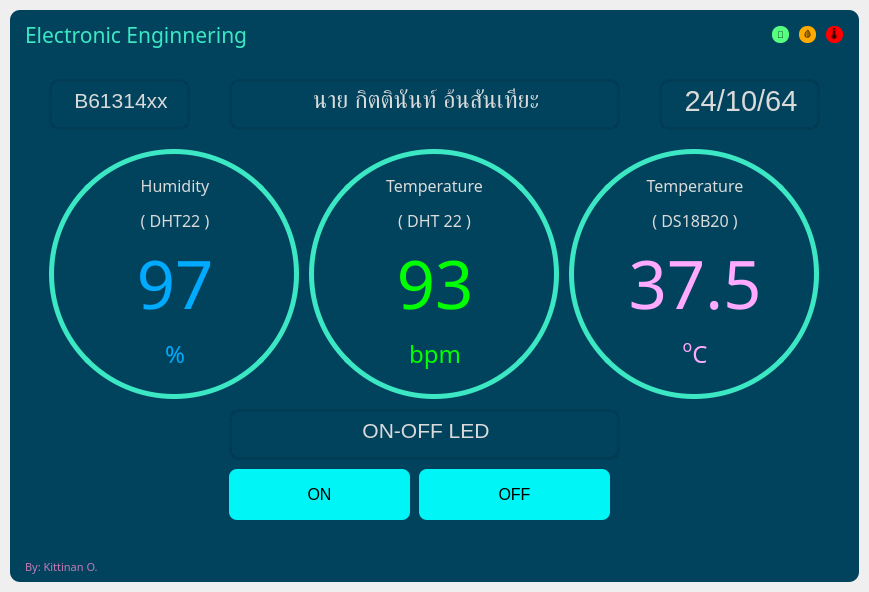
<?xml version="1.0" encoding="UTF-8"?>
<ui version="4.0">
 <class>MainWindow</class>
 <widget class="QMainWindow" name="MainWindow">
  <property name="geometry">
   <rect>
    <x>0</x>
    <y>0</y>
    <width>869</width>
    <height>592</height>
   </rect>
  </property>
  <property name="windowTitle">
   <string>MainWindow</string>
  </property>
  <widget class="QWidget" name="central">
   <layout class="QVBoxLayout" name="drop_Shadow_layout">
    <property name="spacing">
     <number>0</number>
    </property>
    <property name="leftMargin">
     <number>10</number>
    </property>
    <property name="topMargin">
     <number>10</number>
    </property>
    <property name="rightMargin">
     <number>10</number>
    </property>
    <property name="bottomMargin">
     <number>10</number>
    </property>
    <item>
     <widget class="QFrame" name="drop_frame">
      <property name="styleSheet">
       <string notr="true">background-color: rgb(1, 67, 93);
border-radius: 10px;</string>
      </property>
      <property name="frameShape">
       <enum>QFrame::NoFrame</enum>
      </property>
      <property name="frameShadow">
       <enum>QFrame::Raised</enum>
      </property>
      <layout class="QVBoxLayout" name="verticalLayout">
       <property name="spacing">
        <number>0</number>
       </property>
       <property name="leftMargin">
        <number>0</number>
       </property>
       <property name="topMargin">
        <number>0</number>
       </property>
       <property name="rightMargin">
        <number>0</number>
       </property>
       <property name="bottomMargin">
        <number>0</number>
       </property>
       <item>
        <widget class="QFrame" name="title_bar">
         <property name="maximumSize">
          <size>
           <width>16777215</width>
           <height>50</height>
          </size>
         </property>
         <property name="styleSheet">
          <string notr="true">background-color: none;</string>
         </property>
         <property name="frameShape">
          <enum>QFrame::NoFrame</enum>
         </property>
         <property name="frameShadow">
          <enum>QFrame::Raised</enum>
         </property>
         <layout class="QHBoxLayout" name="horizontalLayout">
          <property name="spacing">
           <number>0</number>
          </property>
          <property name="leftMargin">
           <number>0</number>
          </property>
          <property name="topMargin">
           <number>0</number>
          </property>
          <property name="rightMargin">
           <number>0</number>
          </property>
          <property name="bottomMargin">
           <number>0</number>
          </property>
          <item>
           <widget class="QFrame" name="frame_title">
            <property name="maximumSize">
             <size>
              <width>16777215</width>
              <height>16777215</height>
             </size>
            </property>
            <property name="font">
             <font>
              <family>Romantic</family>
              <pointsize>14</pointsize>
             </font>
            </property>
            <property name="frameShape">
             <enum>QFrame::StyledPanel</enum>
            </property>
            <property name="frameShadow">
             <enum>QFrame::Raised</enum>
            </property>
            <layout class="QVBoxLayout" name="verticalLayout_2">
             <property name="spacing">
              <number>0</number>
             </property>
             <property name="leftMargin">
              <number>15</number>
             </property>
             <property name="topMargin">
              <number>0</number>
             </property>
             <property name="rightMargin">
              <number>0</number>
             </property>
             <property name="bottomMargin">
              <number>0</number>
             </property>
             <item>
              <widget class="QLabel" name="label_title">
               <property name="minimumSize">
                <size>
                 <width>0</width>
                 <height>50</height>
                </size>
               </property>
               <property name="font">
                <font>
                 <family>TH Baijam</family>
                 <pointsize>16</pointsize>
                </font>
               </property>
               <property name="styleSheet">
                <string notr="true">color: rgb(60, 231, 195);</string>
               </property>
               <property name="text">
                <string>&lt;html&gt;&lt;head/&gt;&lt;body&gt;&lt;p&gt;Electronic Enginnering&lt;/p&gt;&lt;/body&gt;&lt;/html&gt;</string>
               </property>
               <property name="scaledContents">
                <bool>false</bool>
               </property>
               <property name="alignment">
                <set>Qt::AlignLeading|Qt::AlignLeft|Qt::AlignVCenter</set>
               </property>
              </widget>
             </item>
            </layout>
           </widget>
          </item>
          <item>
           <widget class="QFrame" name="frame_btns">
            <property name="maximumSize">
             <size>
              <width>100</width>
              <height>16777215</height>
             </size>
            </property>
            <property name="frameShape">
             <enum>QFrame::StyledPanel</enum>
            </property>
            <property name="frameShadow">
             <enum>QFrame::Raised</enum>
            </property>
            <layout class="QHBoxLayout" name="horizontalLayout_3">
             <item>
              <widget class="QPushButton" name="btn_maximize">
               <property name="minimumSize">
                <size>
                 <width>16</width>
                 <height>16</height>
                </size>
               </property>
               <property name="maximumSize">
                <size>
                 <width>17</width>
                 <height>17</height>
                </size>
               </property>
               <property name="sizeIncrement">
                <size>
                 <width>0</width>
                 <height>0</height>
                </size>
               </property>
               <property name="font">
                <font>
                 <pointsize>7</pointsize>
                </font>
               </property>
               <property name="styleSheet">
                <string notr="true">QPushButton{
	border:none;
	border-radius: 8px;
	background-color: rgb(85, 255, 127);
}
QPushButton:hover {
	background-color: rgb(85, 255, 127,150);
}</string>
               </property>
               <property name="text">
                <string>💓</string>
               </property>
              </widget>
             </item>
             <item>
              <widget class="QPushButton" name="btn_minimize">
               <property name="minimumSize">
                <size>
                 <width>16</width>
                 <height>16</height>
                </size>
               </property>
               <property name="maximumSize">
                <size>
                 <width>17</width>
                 <height>17</height>
                </size>
               </property>
               <property name="sizeIncrement">
                <size>
                 <width>0</width>
                 <height>0</height>
                </size>
               </property>
               <property name="font">
                <font>
                 <pointsize>7</pointsize>
                </font>
               </property>
               <property name="styleSheet">
                <string notr="true">QPushButton{
	border:none;
	border-radius: 8px;
	background-color: rgb(255, 170, 0);
}
QPushButton:hover {
	background-color: rgb(255, 170, 0,150);
}</string>
               </property>
               <property name="text">
                <string>🩸</string>
               </property>
              </widget>
             </item>
             <item>
              <widget class="QPushButton" name="btn_close">
               <property name="minimumSize">
                <size>
                 <width>16</width>
                 <height>16</height>
                </size>
               </property>
               <property name="maximumSize">
                <size>
                 <width>17</width>
                 <height>17</height>
                </size>
               </property>
               <property name="sizeIncrement">
                <size>
                 <width>0</width>
                 <height>0</height>
                </size>
               </property>
               <property name="font">
                <font>
                 <pointsize>7</pointsize>
                </font>
               </property>
               <property name="styleSheet">
                <string notr="true">QPushButton{
	border:none;
	border-radius: 8px;
	background-color: rgb(255, 0, 0);
}
QPushButton:hover {
	background-color: rgb(255, 0, 0,150);
}</string>
               </property>
               <property name="text">
                <string>🌡</string>
               </property>
              </widget>
             </item>
            </layout>
           </widget>
          </item>
         </layout>
        </widget>
       </item>
       <item>
        <widget class="QFrame" name="content">
         <property name="maximumSize">
          <size>
           <width>16777215</width>
           <height>16777215</height>
          </size>
         </property>
         <property name="styleSheet">
          <string notr="true">background-color: none;</string>
         </property>
         <property name="frameShape">
          <enum>QFrame::StyledPanel</enum>
         </property>
         <property name="frameShadow">
          <enum>QFrame::Raised</enum>
         </property>
         <layout class="QVBoxLayout" name="verticalLayout_4">
          <item>
           <widget class="QStackedWidget" name="stackedWidget">
            <property name="styleSheet">
             <string notr="true">backgroud-color: none;</string>
            </property>
            <property name="currentIndex">
             <number>0</number>
            </property>
            <widget class="QWidget" name="page_home">
             <layout class="QVBoxLayout" name="verticalLayout_5">
              <property name="spacing">
               <number>0</number>
              </property>
              <property name="leftMargin">
               <number>0</number>
              </property>
              <property name="topMargin">
               <number>0</number>
              </property>
              <property name="rightMargin">
               <number>0</number>
              </property>
              <property name="bottomMargin">
               <number>0</number>
              </property>
              <item>
               <widget class="QFrame" name="frame_content_home">
                <property name="frameShape">
                 <enum>QFrame::StyledPanel</enum>
                </property>
                <property name="frameShadow">
                 <enum>QFrame::Raised</enum>
                </property>
                <widget class="QFrame" name="frame_circle_1">
                 <property name="geometry">
                  <rect>
                   <x>30</x>
                   <y>80</y>
                   <width>250</width>
                   <height>250</height>
                  </rect>
                 </property>
                 <property name="minimumSize">
                  <size>
                   <width>250</width>
                   <height>250</height>
                  </size>
                 </property>
                 <property name="styleSheet">
                  <string notr="true">QFrame{
	border-radius: 125px;
	border: 5px solid rgb(60,231,195)
}
QFrame:hover{
	border: 5px solid rgb(105,95,148)
}</string>
                 </property>
                 <property name="frameShape">
                  <enum>QFrame::StyledPanel</enum>
                 </property>
                 <property name="frameShadow">
                  <enum>QFrame::Raised</enum>
                 </property>
                 <layout class="QVBoxLayout" name="verticalLayout_6">
                  <property name="spacing">
                   <number>5</number>
                  </property>
                  <property name="leftMargin">
                   <number>11</number>
                  </property>
                  <property name="topMargin">
                   <number>20</number>
                  </property>
                  <property name="bottomMargin">
                   <number>20</number>
                  </property>
                  <item alignment="Qt::AlignHCenter">
                   <widget class="QLabel" name="label">
                    <property name="sizeIncrement">
                     <size>
                      <width>0</width>
                      <height>0</height>
                     </size>
                    </property>
                    <property name="font">
                     <font>
                      <family>Segoe UI Semibold</family>
                      <pointsize>12</pointsize>
                     </font>
                    </property>
                    <property name="styleSheet">
                     <string notr="true">border: none;
color: rgb(218, 218, 218);</string>
                    </property>
                    <property name="text">
                     <string>&lt;html&gt;&lt;head/&gt;&lt;body&gt;&lt;p&gt;Humidity&lt;/p&gt;&lt;p&gt;( DHT22 )&lt;/p&gt;&lt;/body&gt;&lt;/html&gt;</string>
                    </property>
                    <property name="alignment">
                     <set>Qt::AlignCenter</set>
                    </property>
                   </widget>
                  </item>
                  <item>
                   <widget class="QLabel" name="humid">
                    <property name="sizeIncrement">
                     <size>
                      <width>0</width>
                      <height>0</height>
                     </size>
                    </property>
                    <property name="font">
                     <font>
                      <family>Swis721 LtCn BT</family>
                      <pointsize>50</pointsize>
                     </font>
                    </property>
                    <property name="styleSheet">
                     <string notr="true">border: none;
color: rgb(0, 170, 255);</string>
                    </property>
                    <property name="text">
                     <string>97</string>
                    </property>
                    <property name="alignment">
                     <set>Qt::AlignCenter</set>
                    </property>
                   </widget>
                  </item>
                  <item alignment="Qt::AlignHCenter">
                   <widget class="QLabel" name="label_3">
                    <property name="sizeIncrement">
                     <size>
                      <width>0</width>
                      <height>0</height>
                     </size>
                    </property>
                    <property name="font">
                     <font>
                      <family>Segoe UI Semibold</family>
                      <pointsize>18</pointsize>
                     </font>
                    </property>
                    <property name="styleSheet">
                     <string notr="true">border: none;
color: rgb(0, 170, 255);</string>
                    </property>
                    <property name="text">
                     <string>%</string>
                    </property>
                    <property name="alignment">
                     <set>Qt::AlignCenter</set>
                    </property>
                   </widget>
                  </item>
                 </layout>
                </widget>
                <widget class="QFrame" name="frame_circle_2">
                 <property name="geometry">
                  <rect>
                   <x>290</x>
                   <y>80</y>
                   <width>250</width>
                   <height>250</height>
                  </rect>
                 </property>
                 <property name="minimumSize">
                  <size>
                   <width>250</width>
                   <height>250</height>
                  </size>
                 </property>
                 <property name="styleSheet">
                  <string notr="true">QFrame{
	border-radius: 125px;
	border: 5px solid rgb(60,231,195)
}
QFrame:hover{
	border: 5px solid rgb(105,95,148)
}</string>
                 </property>
                 <property name="frameShape">
                  <enum>QFrame::StyledPanel</enum>
                 </property>
                 <property name="frameShadow">
                  <enum>QFrame::Raised</enum>
                 </property>
                 <layout class="QVBoxLayout" name="verticalLayout_7">
                  <property name="spacing">
                   <number>5</number>
                  </property>
                  <property name="leftMargin">
                   <number>11</number>
                  </property>
                  <property name="topMargin">
                   <number>20</number>
                  </property>
                  <property name="bottomMargin">
                   <number>20</number>
                  </property>
                  <item alignment="Qt::AlignHCenter">
                   <widget class="QLabel" name="label_5">
                    <property name="sizeIncrement">
                     <size>
                      <width>0</width>
                      <height>0</height>
                     </size>
                    </property>
                    <property name="font">
                     <font>
                      <family>Segoe UI Semibold</family>
                      <pointsize>12</pointsize>
                     </font>
                    </property>
                    <property name="styleSheet">
                     <string notr="true">border: none;
color: rgb(218, 218, 218);</string>
                    </property>
                    <property name="text">
                     <string>&lt;html&gt;&lt;head/&gt;&lt;body&gt;&lt;p&gt;Temperature&lt;/p&gt;&lt;p&gt;( DHT 22 )&lt;/p&gt;&lt;/body&gt;&lt;/html&gt;</string>
                    </property>
                    <property name="alignment">
                     <set>Qt::AlignCenter</set>
                    </property>
                   </widget>
                  </item>
                  <item>
                   <widget class="QLabel" name="label_6">
                    <property name="sizeIncrement">
                     <size>
                      <width>0</width>
                      <height>0</height>
                     </size>
                    </property>
                    <property name="font">
                     <font>
                      <family>Swis721 LtCn BT</family>
                      <pointsize>50</pointsize>
                     </font>
                    </property>
                    <property name="styleSheet">
                     <string notr="true">border: none;
color: rgb(0, 255, 0);</string>
                    </property>
                    <property name="text">
                     <string>93</string>
                    </property>
                    <property name="alignment">
                     <set>Qt::AlignCenter</set>
                    </property>
                   </widget>
                  </item>
                  <item>
                   <widget class="QLabel" name="label_7">
                    <property name="sizeIncrement">
                     <size>
                      <width>0</width>
                      <height>0</height>
                     </size>
                    </property>
                    <property name="font">
                     <font>
                      <family>Romantic</family>
                      <pointsize>18</pointsize>
                     </font>
                    </property>
                    <property name="styleSheet">
                     <string notr="true">border: none;
color: rgb(0, 255, 0);</string>
                    </property>
                    <property name="text">
                     <string>bpm</string>
                    </property>
                    <property name="alignment">
                     <set>Qt::AlignCenter</set>
                    </property>
                   </widget>
                  </item>
                 </layout>
                </widget>
                <widget class="QFrame" name="frame_circle_3">
                 <property name="geometry">
                  <rect>
                   <x>550</x>
                   <y>80</y>
                   <width>250</width>
                   <height>250</height>
                  </rect>
                 </property>
                 <property name="minimumSize">
                  <size>
                   <width>250</width>
                   <height>250</height>
                  </size>
                 </property>
                 <property name="styleSheet">
                  <string notr="true">QFrame{
	border-radius: 125px;
	border: 5px solid rgb(60,231,195)
}
QFrame:hover{
	border: 5px solid rgb(105,95,148)
}</string>
                 </property>
                 <property name="frameShape">
                  <enum>QFrame::StyledPanel</enum>
                 </property>
                 <property name="frameShadow">
                  <enum>QFrame::Raised</enum>
                 </property>
                 <layout class="QVBoxLayout" name="verticalLayout_8">
                  <property name="spacing">
                   <number>5</number>
                  </property>
                  <property name="leftMargin">
                   <number>11</number>
                  </property>
                  <property name="topMargin">
                   <number>20</number>
                  </property>
                  <property name="bottomMargin">
                   <number>20</number>
                  </property>
                  <item>
                   <widget class="QLabel" name="label_9">
                    <property name="sizeIncrement">
                     <size>
                      <width>0</width>
                      <height>0</height>
                     </size>
                    </property>
                    <property name="font">
                     <font>
                      <family>Segoe UI Semibold</family>
                      <pointsize>12</pointsize>
                     </font>
                    </property>
                    <property name="styleSheet">
                     <string notr="true">border: none;
color: rgb(218, 218, 218);</string>
                    </property>
                    <property name="text">
                     <string>&lt;html&gt;&lt;head/&gt;&lt;body&gt;&lt;p&gt;Temperature&lt;/p&gt;&lt;p&gt;( DS18B20 )&lt;/p&gt;&lt;/body&gt;&lt;/html&gt;</string>
                    </property>
                    <property name="alignment">
                     <set>Qt::AlignCenter</set>
                    </property>
                   </widget>
                  </item>
                  <item>
                   <widget class="QLabel" name="TempDS">
                    <property name="sizeIncrement">
                     <size>
                      <width>0</width>
                      <height>0</height>
                     </size>
                    </property>
                    <property name="font">
                     <font>
                      <family>Swis721 LtCn BT</family>
                      <pointsize>50</pointsize>
                     </font>
                    </property>
                    <property name="styleSheet">
                     <string notr="true">border: none;
color: rgb(255, 170, 255);</string>
                    </property>
                    <property name="text">
                     <string>37.5</string>
                    </property>
                    <property name="alignment">
                     <set>Qt::AlignCenter</set>
                    </property>
                   </widget>
                  </item>
                  <item>
                   <widget class="QLabel" name="label_11">
                    <property name="sizeIncrement">
                     <size>
                      <width>0</width>
                      <height>0</height>
                     </size>
                    </property>
                    <property name="font">
                     <font>
                      <family>Segoe UI Semibold</family>
                      <pointsize>18</pointsize>
                     </font>
                    </property>
                    <property name="styleSheet">
                     <string notr="true">border: none;
color: rgb(255, 170, 255);</string>
                    </property>
                    <property name="text">
                     <string>&lt;html&gt;&lt;head/&gt;&lt;body&gt;&lt;p&gt;&lt;span style=&quot; vertical-align:super;&quot;&gt;o&lt;/span&gt;C&lt;/p&gt;&lt;/body&gt;&lt;/html&gt;</string>
                    </property>
                    <property name="alignment">
                     <set>Qt::AlignCenter</set>
                    </property>
                   </widget>
                  </item>
                 </layout>
                </widget>
                <widget class="QPushButton" name="onsw">
                 <property name="geometry">
                  <rect>
                   <x>210</x>
                   <y>400</y>
                   <width>181</width>
                   <height>51</height>
                  </rect>
                 </property>
                 <property name="font">
                  <font>
                   <pointsize>12</pointsize>
                  </font>
                 </property>
                 <property name="styleSheet">
                  <string notr="true">QPushButton{
	border:none;
	border-radius: 8px;
	background-color: rgb(0, 246, 246);
}
QPushButton:hover {
	background-color: rgb(0, 246, 246,150);
}</string>
                 </property>
                 <property name="text">
                  <string>ON</string>
                 </property>
                </widget>
                <widget class="QLabel" name="label_18">
                 <property name="geometry">
                  <rect>
                   <x>210</x>
                   <y>10</y>
                   <width>391</width>
                   <height>51</height>
                  </rect>
                 </property>
                 <property name="styleSheet">
                  <string notr="true">background-color:rgba(0,0,0,0);
border:3px solid rgba(0,0,0,20);
color: rgb(218, 218, 218);
padding-bottom:7px</string>
                 </property>
                 <property name="text">
                  <string>&lt;html&gt;&lt;head/&gt;&lt;body&gt;&lt;p align=&quot;center&quot;&gt;&lt;span style=&quot; font-size:18pt;&quot;&gt;นาย กิตตินันท์ อ้นสันเทียะ&lt;/span&gt;&lt;/p&gt;&lt;/body&gt;&lt;/html&gt;</string>
                 </property>
                </widget>
                <widget class="QLabel" name="label_19">
                 <property name="geometry">
                  <rect>
                   <x>30</x>
                   <y>10</y>
                   <width>141</width>
                   <height>51</height>
                  </rect>
                 </property>
                 <property name="styleSheet">
                  <string notr="true">background-color:rgba(0,0,0,0);
border:3px solid rgba(0,0,0,20);
color: rgb(218, 218, 218);
padding-bottom:7px</string>
                 </property>
                 <property name="text">
                  <string>&lt;html&gt;&lt;head/&gt;&lt;body&gt;&lt;p align=&quot;center&quot;&gt;&lt;span style=&quot; font-size:16pt;&quot;&gt;B61314xx&lt;/span&gt;&lt;/p&gt;&lt;/body&gt;&lt;/html&gt;</string>
                 </property>
                </widget>
                <widget class="QLabel" name="label_20">
                 <property name="geometry">
                  <rect>
                   <x>640</x>
                   <y>10</y>
                   <width>161</width>
                   <height>51</height>
                  </rect>
                 </property>
                 <property name="font">
                  <font>
                   <family>MS Shell Dlg 2</family>
                  </font>
                 </property>
                 <property name="styleSheet">
                  <string notr="true">background-color:rgba(0,0,0,0);
border:3px solid rgba(0,0,0,20);
color: rgb(218, 218, 218);
padding-bottom:7px</string>
                 </property>
                 <property name="text">
                  <string>&lt;html&gt;&lt;head/&gt;&lt;body&gt;&lt;p align=&quot;center&quot;&gt;&lt;span style=&quot; font-size:22pt;&quot;&gt;24/10/64&lt;/span&gt;&lt;/p&gt;&lt;/body&gt;&lt;/html&gt;</string>
                 </property>
                </widget>
                <widget class="QPushButton" name="offsw">
                 <property name="geometry">
                  <rect>
                   <x>400</x>
                   <y>400</y>
                   <width>191</width>
                   <height>51</height>
                  </rect>
                 </property>
                 <property name="font">
                  <font>
                   <pointsize>12</pointsize>
                  </font>
                 </property>
                 <property name="styleSheet">
                  <string notr="true">QPushButton{
	border:none;
	border-radius: 8px;
	background-color: rgb(0, 246, 246);
}
QPushButton:hover {
	background-color: rgb(0, 246, 246,150);
}</string>
                 </property>
                 <property name="text">
                  <string>OFF</string>
                 </property>
                </widget>
                <widget class="QLabel" name="label_21">
                 <property name="geometry">
                  <rect>
                   <x>210</x>
                   <y>340</y>
                   <width>391</width>
                   <height>51</height>
                  </rect>
                 </property>
                 <property name="styleSheet">
                  <string notr="true">background-color:rgba(0,0,0,0);
border:3px solid rgba(0,0,0,20);
color: rgb(218, 218, 218);
padding-bottom:7px</string>
                 </property>
                 <property name="text">
                  <string>&lt;html&gt;&lt;head/&gt;&lt;body&gt;&lt;p align=&quot;center&quot;&gt;&lt;span style=&quot; font-size:16pt;&quot;&gt;ON-OFF LED&lt;/span&gt;&lt;/p&gt;&lt;/body&gt;&lt;/html&gt;</string>
                 </property>
                </widget>
               </widget>
              </item>
             </layout>
            </widget>
            <widget class="QWidget" name="page_credits">
             <widget class="QFrame" name="frame_content_credits">
              <property name="geometry">
               <rect>
                <x>700</x>
                <y>360</y>
                <width>120</width>
                <height>80</height>
               </rect>
              </property>
              <property name="frameShape">
               <enum>QFrame::StyledPanel</enum>
              </property>
              <property name="frameShadow">
               <enum>QFrame::Raised</enum>
              </property>
             </widget>
            </widget>
           </widget>
          </item>
         </layout>
        </widget>
       </item>
       <item>
        <widget class="QFrame" name="credit">
         <property name="maximumSize">
          <size>
           <width>16777215</width>
           <height>40</height>
          </size>
         </property>
         <property name="styleSheet">
          <string notr="true">background-color: none;</string>
         </property>
         <property name="frameShape">
          <enum>QFrame::NoFrame</enum>
         </property>
         <property name="frameShadow">
          <enum>QFrame::Raised</enum>
         </property>
         <layout class="QHBoxLayout" name="horizontalLayout_2">
          <property name="spacing">
           <number>0</number>
          </property>
          <property name="leftMargin">
           <number>0</number>
          </property>
          <property name="topMargin">
           <number>0</number>
          </property>
          <property name="rightMargin">
           <number>0</number>
          </property>
          <property name="bottomMargin">
           <number>0</number>
          </property>
          <item>
           <widget class="QFrame" name="fram_grip">
            <property name="frameShape">
             <enum>QFrame::StyledPanel</enum>
            </property>
            <property name="frameShadow">
             <enum>QFrame::Raised</enum>
            </property>
            <layout class="QVBoxLayout" name="verticalLayout_3">
             <property name="spacing">
              <number>0</number>
             </property>
             <property name="leftMargin">
              <number>15</number>
             </property>
             <property name="topMargin">
              <number>0</number>
             </property>
             <property name="rightMargin">
              <number>0</number>
             </property>
             <property name="bottomMargin">
              <number>0</number>
             </property>
             <item>
              <widget class="QLabel" name="label_credits">
               <property name="font">
                <font>
                 <family>Romantic</family>
                 <pointsize>8</pointsize>
                </font>
               </property>
               <property name="styleSheet">
                <string notr="true">color: rgb(200, 120, 183);</string>
               </property>
               <property name="text">
                <string>By: Kittinan O.</string>
               </property>
              </widget>
             </item>
            </layout>
           </widget>
          </item>
          <item>
           <widget class="QFrame" name="frame_label_credits">
            <property name="minimumSize">
             <size>
              <width>30</width>
              <height>30</height>
             </size>
            </property>
            <property name="maximumSize">
             <size>
              <width>30</width>
              <height>30</height>
             </size>
            </property>
            <property name="frameShape">
             <enum>QFrame::StyledPanel</enum>
            </property>
            <property name="frameShadow">
             <enum>QFrame::Raised</enum>
            </property>
           </widget>
          </item>
         </layout>
        </widget>
       </item>
      </layout>
     </widget>
    </item>
   </layout>
  </widget>
 </widget>
 <resources/>
 <connections/>
</ui>
